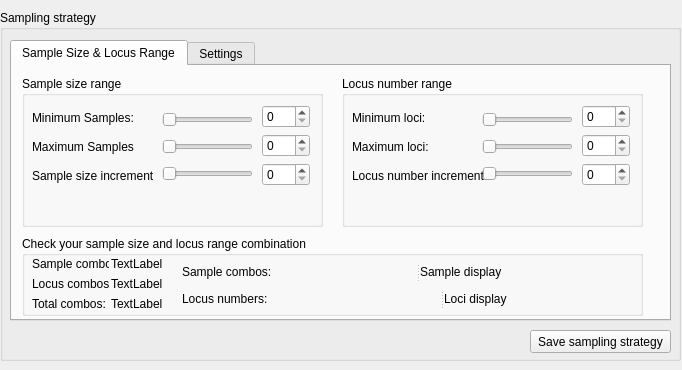
      <widget class="QWidget" name="page_8">
       <property name="geometry">
        <rect>
         <x>0</x>
         <y>0</y>
         <width>682</width>
         <height>370</height>
        </rect>
       </property>
       <attribute name="label">
        <string>Step 4 - Create / modify sampling strategy</string>
       </attribute>
       <widget class="QGroupBox" name="groupBox_28">
        <property name="geometry">
         <rect>
          <x>0</x>
          <y>10</y>
          <width>681</width>
          <height>351</height>
         </rect>
        </property>
        <property name="title">
         <string>Sampling strategy</string>
        </property>
        <widget class="QPushButton" name="pushButton_9">
         <property name="geometry">
          <rect>
           <x>530</x>
           <y>320</y>
           <width>141</width>
           <height>23</height>
          </rect>
         </property>
         <property name="text">
          <string>Save sampling strategy</string>
         </property>
        </widget>
        <widget class="QTabWidget" name="tabWidget_4">
         <property name="geometry">
          <rect>
           <x>10</x>
           <y>30</y>
           <width>661</width>
           <height>281</height>
          </rect>
         </property>
         <property name="currentIndex">
          <number>0</number>
         </property>
         <widget class="QWidget" name="tab_5">
          <attribute name="title">
           <string>Sample Size &amp;&amp; Locus Range</string>
          </attribute>
          <widget class="QGroupBox" name="groupBox_29">
           <property name="geometry">
            <rect>
             <x>10</x>
             <y>10</y>
             <width>301</width>
             <height>151</height>
            </rect>
           </property>
           <property name="title">
            <string>Sample size range</string>
           </property>
           <widget class="QWidget" name="layoutWidget_43">
            <property name="geometry">
             <rect>
              <x>10</x>
              <y>30</y>
              <width>130</width>
              <height>81</height>
             </rect>
            </property>
            <layout class="QVBoxLayout" name="verticalLayout_43">
             <item>
              <widget class="QLabel" name="label_61">
               <property name="text">
                <string>Minimum Samples:</string>
               </property>
              </widget>
             </item>
             <item>
              <widget class="QLabel" name="label_62">
               <property name="text">
                <string>Maximum Samples</string>
               </property>
              </widget>
             </item>
             <item>
              <widget class="QLabel" name="label_63">
               <property name="text">
                <string>Sample size increment</string>
               </property>
              </widget>
             </item>
            </layout>
           </widget>
           <widget class="QWidget" name="layoutWidget_44">
            <property name="geometry">
             <rect>
              <x>140</x>
              <y>30</y>
              <width>91</width>
              <height>81</height>
             </rect>
            </property>
            <layout class="QVBoxLayout" name="verticalLayout_44">
             <item>
              <widget class="QSlider" name="horizontalSlider_48">
               <property name="orientation">
                <enum>Qt::Horizontal</enum>
               </property>
              </widget>
             </item>
             <item>
              <widget class="QSlider" name="horizontalSlider_49">
               <property name="orientation">
                <enum>Qt::Horizontal</enum>
               </property>
              </widget>
             </item>
             <item>
              <widget class="QSlider" name="horizontalSlider_50">
               <property name="orientation">
                <enum>Qt::Horizontal</enum>
               </property>
              </widget>
             </item>
            </layout>
           </widget>
           <widget class="QWidget" name="layoutWidget_45">
            <property name="geometry">
             <rect>
              <x>240</x>
              <y>29</y>
              <width>48</width>
              <height>81</height>
             </rect>
            </property>
            <layout class="QVBoxLayout" name="verticalLayout_45">
             <item>
              <widget class="QSpinBox" name="spinBox_40"/>
             </item>
             <item>
              <widget class="QSpinBox" name="spinBox_41"/>
             </item>
             <item>
              <widget class="QSpinBox" name="spinBox_42"/>
             </item>
            </layout>
           </widget>
          </widget>
          <widget class="QGroupBox" name="groupBox_30">
           <property name="geometry">
            <rect>
             <x>330</x>
             <y>10</y>
             <width>301</width>
             <height>151</height>
            </rect>
           </property>
           <property name="title">
            <string>Locus number range</string>
           </property>
           <widget class="QWidget" name="layoutWidget_46">
            <property name="geometry">
             <rect>
              <x>10</x>
              <y>30</y>
              <width>145</width>
              <height>81</height>
             </rect>
            </property>
            <layout class="QVBoxLayout" name="verticalLayout_46">
             <item>
              <widget class="QLabel" name="label_64">
               <property name="text">
                <string>Minimum loci:</string>
               </property>
              </widget>
             </item>
             <item>
              <widget class="QLabel" name="label_65">
               <property name="text">
                <string>Maximum loci:</string>
               </property>
              </widget>
             </item>
             <item>
              <widget class="QLabel" name="label_66">
               <property name="text">
                <string>Locus number increment:</string>
               </property>
              </widget>
             </item>
            </layout>
           </widget>
           <widget class="QWidget" name="layoutWidget_47">
            <property name="geometry">
             <rect>
              <x>140</x>
              <y>30</y>
              <width>91</width>
              <height>81</height>
             </rect>
            </property>
            <layout class="QVBoxLayout" name="verticalLayout_47">
             <item>
              <widget class="QSlider" name="horizontalSlider_51">
               <property name="orientation">
                <enum>Qt::Horizontal</enum>
               </property>
              </widget>
             </item>
             <item>
              <widget class="QSlider" name="horizontalSlider_52">
               <property name="orientation">
                <enum>Qt::Horizontal</enum>
               </property>
              </widget>
             </item>
             <item>
              <widget class="QSlider" name="horizontalSlider_53">
               <property name="orientation">
                <enum>Qt::Horizontal</enum>
               </property>
              </widget>
             </item>
            </layout>
           </widget>
           <widget class="QWidget" name="layoutWidget_48">
            <property name="geometry">
             <rect>
              <x>240</x>
              <y>29</y>
              <width>48</width>
              <height>81</height>
             </rect>
            </property>
            <layout class="QVBoxLayout" name="verticalLayout_48">
             <item>
              <widget class="QSpinBox" name="spinBox_43"/>
             </item>
             <item>
              <widget class="QSpinBox" name="spinBox_44"/>
             </item>
             <item>
              <widget class="QSpinBox" name="spinBox_45"/>
             </item>
            </layout>
           </widget>
          </widget>
          <widget class="QGroupBox" name="groupBox_8">
           <property name="geometry">
            <rect>
             <x>10</x>
             <y>170</y>
             <width>621</width>
             <height>80</height>
            </rect>
           </property>
           <property name="title">
            <string>Check your sample size and locus range combination</string>
           </property>
           <widget class="QSplitter" name="splitter">
            <property name="geometry">
             <rect>
              <x>160</x>
              <y>53</y>
              <width>451</width>
              <height>20</height>
             </rect>
            </property>
            <property name="orientation">
             <enum>Qt::Horizontal</enum>
            </property>
            <widget class="QLabel" name="label_22">
             <property name="text">
              <string>Locus numbers:</string>
             </property>
            </widget>
            <widget class="QLabel" name="label_24">
             <property name="text">
              <string>Loci display</string>
             </property>
            </widget>
           </widget>
           <widget class="QSplitter" name="splitter_2">
            <property name="geometry">
             <rect>
              <x>160</x>
              <y>26</y>
              <width>451</width>
              <height>20</height>
             </rect>
            </property>
            <property name="orientation">
             <enum>Qt::Horizontal</enum>
            </property>
            <widget class="QLabel" name="label_21">
             <property name="text">
              <string>Sample combos:</string>
             </property>
            </widget>
            <widget class="QLabel" name="label_23">
             <property name="text">
              <string>Sample display</string>
             </property>
            </widget>
           </widget>
           <widget class="QWidget" name="">
            <property name="geometry">
             <rect>
              <x>10</x>
              <y>20</y>
              <width>131</width>
              <height>15</height>
             </rect>
            </property>
            <layout class="QHBoxLayout" name="horizontalLayout_2">
             <item>
              <widget class="QLabel" name="label_18">
               <property name="minimumSize">
                <size>
                 <width>77</width>
                 <height>0</height>
                </size>
               </property>
               <property name="maximumSize">
                <size>
                 <width>77</width>
                 <height>16777215</height>
                </size>
               </property>
               <property name="text">
                <string>Sample combos:</string>
               </property>
              </widget>
             </item>
             <item>
              <widget class="QLabel" name="label_25">
               <property name="text">
                <string>TextLabel</string>
               </property>
              </widget>
             </item>
            </layout>
           </widget>
           <widget class="QWidget" name="">
            <property name="geometry">
             <rect>
              <x>10</x>
              <y>40</y>
              <width>131</width>
              <height>16</height>
             </rect>
            </property>
            <layout class="QHBoxLayout" name="horizontalLayout_7">
             <item>
              <widget class="QLabel" name="label_19">
               <property name="minimumSize">
                <size>
                 <width>77</width>
                 <height>0</height>
                </size>
               </property>
               <property name="maximumSize">
                <size>
                 <width>77</width>
                 <height>16777215</height>
                </size>
               </property>
               <property name="text">
                <string>Locus combos:</string>
               </property>
              </widget>
             </item>
             <item>
              <widget class="QLabel" name="label_26">
               <property name="text">
                <string>TextLabel</string>
               </property>
              </widget>
             </item>
            </layout>
           </widget>
           <widget class="QWidget" name="">
            <property name="geometry">
             <rect>
              <x>10</x>
              <y>60</y>
              <width>131</width>
              <height>16</height>
             </rect>
            </property>
            <layout class="QHBoxLayout" name="horizontalLayout_8">
             <item>
              <widget class="QLabel" name="label_20">
               <property name="minimumSize">
                <size>
                 <width>77</width>
                 <height>0</height>
                </size>
               </property>
               <property name="maximumSize">
                <size>
                 <width>77</width>
                 <height>16777215</height>
                </size>
               </property>
               <property name="text">
                <string>Total combos:</string>
               </property>
              </widget>
             </item>
             <item>
              <widget class="QLabel" name="label_27">
               <property name="text">
                <string>TextLabel</string>
               </property>
              </widget>
             </item>
            </layout>
           </widget>
          </widget>
         </widget>
         <widget class="QWidget" name="tab_9">
          <attribute name="title">
           <string>Settings</string>
          </attribute>
         </widget>
        </widget>
       </widget>
      </widget>
